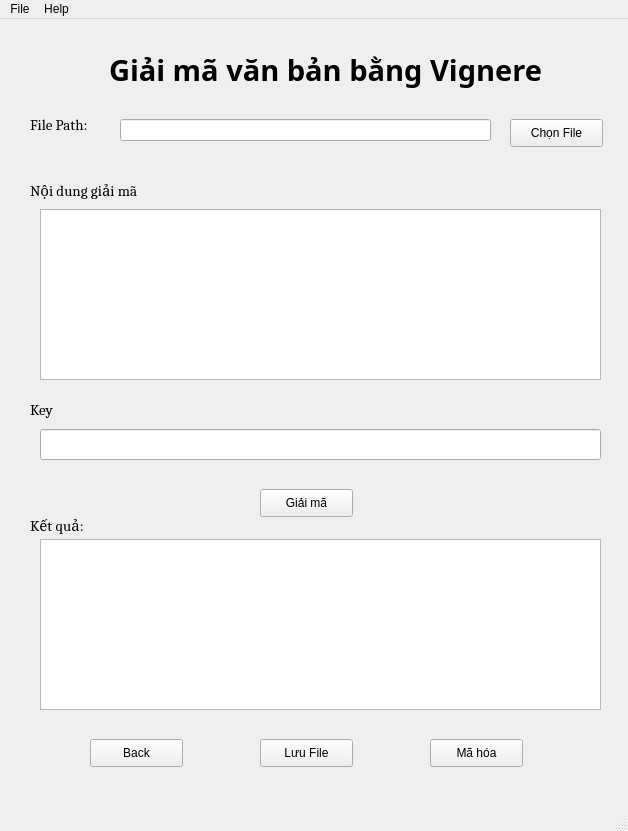
<?xml version="1.0" encoding="UTF-8"?>
<ui version="4.0">
 <class>MainWindow</class>
 <widget class="QMainWindow" name="MainWindow">
  <property name="geometry">
   <rect>
    <x>0</x>
    <y>0</y>
    <width>628</width>
    <height>831</height>
   </rect>
  </property>
  <property name="windowTitle">
   <string>MainWindow</string>
  </property>
  <widget class="QWidget" name="centralwidget">
   <widget class="QPushButton" name="btnGiaiMaVignere">
    <property name="geometry">
     <rect>
      <x>260</x>
      <y>470</y>
      <width>93</width>
      <height>28</height>
     </rect>
    </property>
    <property name="font">
     <font>
      <pointsize>9</pointsize>
     </font>
    </property>
    <property name="text">
     <string>Giải mã</string>
    </property>
   </widget>
   <widget class="QLabel" name="label_4">
    <property name="geometry">
     <rect>
      <x>30</x>
      <y>490</y>
      <width>141</width>
      <height>31</height>
     </rect>
    </property>
    <property name="font">
     <font>
      <family>Cambria</family>
      <pointsize>11</pointsize>
      <weight>50</weight>
      <bold>false</bold>
     </font>
    </property>
    <property name="text">
     <string>Kết quả:</string>
    </property>
   </widget>
   <widget class="QPushButton" name="btnBack">
    <property name="geometry">
     <rect>
      <x>90</x>
      <y>720</y>
      <width>93</width>
      <height>28</height>
     </rect>
    </property>
    <property name="font">
     <font>
      <pointsize>9</pointsize>
     </font>
    </property>
    <property name="text">
     <string>Back</string>
    </property>
   </widget>
   <widget class="QTextEdit" name="result">
    <property name="geometry">
     <rect>
      <x>40</x>
      <y>520</y>
      <width>561</width>
      <height>171</height>
     </rect>
    </property>
   </widget>
   <widget class="QLabel" name="label_2">
    <property name="geometry">
     <rect>
      <x>30</x>
      <y>90</y>
      <width>81</width>
      <height>31</height>
     </rect>
    </property>
    <property name="font">
     <font>
      <family>Cambria</family>
      <pointsize>11</pointsize>
      <weight>50</weight>
      <bold>false</bold>
     </font>
    </property>
    <property name="text">
     <string>File Path:</string>
    </property>
   </widget>
   <widget class="QTextEdit" name="input">
    <property name="geometry">
     <rect>
      <x>40</x>
      <y>190</y>
      <width>561</width>
      <height>171</height>
     </rect>
    </property>
   </widget>
   <widget class="QLabel" name="label_5">
    <property name="geometry">
     <rect>
      <x>30</x>
      <y>370</y>
      <width>41</width>
      <height>41</height>
     </rect>
    </property>
    <property name="font">
     <font>
      <family>Cambria</family>
      <pointsize>11</pointsize>
      <weight>50</weight>
      <bold>false</bold>
     </font>
    </property>
    <property name="text">
     <string>Key</string>
    </property>
   </widget>
   <widget class="QPushButton" name="btnChonFile">
    <property name="geometry">
     <rect>
      <x>510</x>
      <y>100</y>
      <width>93</width>
      <height>28</height>
     </rect>
    </property>
    <property name="font">
     <font>
      <pointsize>9</pointsize>
     </font>
    </property>
    <property name="text">
     <string>Chọn File</string>
    </property>
   </widget>
   <widget class="QLineEdit" name="EdtPath">
    <property name="geometry">
     <rect>
      <x>120</x>
      <y>100</y>
      <width>371</width>
      <height>22</height>
     </rect>
    </property>
   </widget>
   <widget class="QLabel" name="label_3">
    <property name="geometry">
     <rect>
      <x>30</x>
      <y>150</y>
      <width>171</width>
      <height>41</height>
     </rect>
    </property>
    <property name="font">
     <font>
      <family>Cambria</family>
      <pointsize>11</pointsize>
      <weight>50</weight>
      <bold>false</bold>
     </font>
    </property>
    <property name="text">
     <string>Nội dung giải mã</string>
    </property>
   </widget>
   <widget class="QPushButton" name="btnSave">
    <property name="geometry">
     <rect>
      <x>260</x>
      <y>720</y>
      <width>93</width>
      <height>28</height>
     </rect>
    </property>
    <property name="font">
     <font>
      <pointsize>9</pointsize>
     </font>
    </property>
    <property name="text">
     <string>Lưu File</string>
    </property>
   </widget>
   <widget class="QLineEdit" name="lineEdit">
    <property name="geometry">
     <rect>
      <x>40</x>
      <y>410</y>
      <width>561</width>
      <height>31</height>
     </rect>
    </property>
   </widget>
   <widget class="QPushButton" name="btnMaHoaVignere">
    <property name="geometry">
     <rect>
      <x>430</x>
      <y>720</y>
      <width>93</width>
      <height>28</height>
     </rect>
    </property>
    <property name="font">
     <font>
      <pointsize>9</pointsize>
     </font>
    </property>
    <property name="text">
     <string>Mã hóa</string>
    </property>
   </widget>
   <widget class="QLabel" name="label">
    <property name="geometry">
     <rect>
      <x>70</x>
      <y>0</y>
      <width>511</width>
      <height>101</height>
     </rect>
    </property>
    <property name="font">
     <font>
      <family>Sitka Heading Semibold</family>
      <pointsize>22</pointsize>
      <weight>75</weight>
      <bold>true</bold>
     </font>
    </property>
    <property name="text">
     <string>Giải mã văn bản bằng Vignere</string>
    </property>
    <property name="alignment">
     <set>Qt::AlignCenter</set>
    </property>
   </widget>
  </widget>
  <widget class="QMenuBar" name="menubar">
   <property name="geometry">
    <rect>
     <x>0</x>
     <y>0</y>
     <width>628</width>
     <height>26</height>
    </rect>
   </property>
   <widget class="QMenu" name="menuFile">
    <property name="title">
     <string>File</string>
    </property>
    <addaction name="actionOpenFile"/>
    <addaction name="actionSave_File"/>
    <addaction name="separator"/>
    <addaction name="actionExit"/>
   </widget>
   <widget class="QMenu" name="menuHelp">
    <property name="title">
     <string>Help</string>
    </property>
   </widget>
   <addaction name="menuFile"/>
   <addaction name="menuHelp"/>
  </widget>
  <widget class="QStatusBar" name="statusbar"/>
  <action name="actionOpenFile">
   <property name="text">
    <string>Open File</string>
   </property>
  </action>
  <action name="actionSave_File">
   <property name="text">
    <string>Save File</string>
   </property>
  </action>
  <action name="actionExit">
   <property name="text">
    <string>Exit</string>
   </property>
  </action>
 </widget>
 <resources/>
 <connections/>
</ui>
